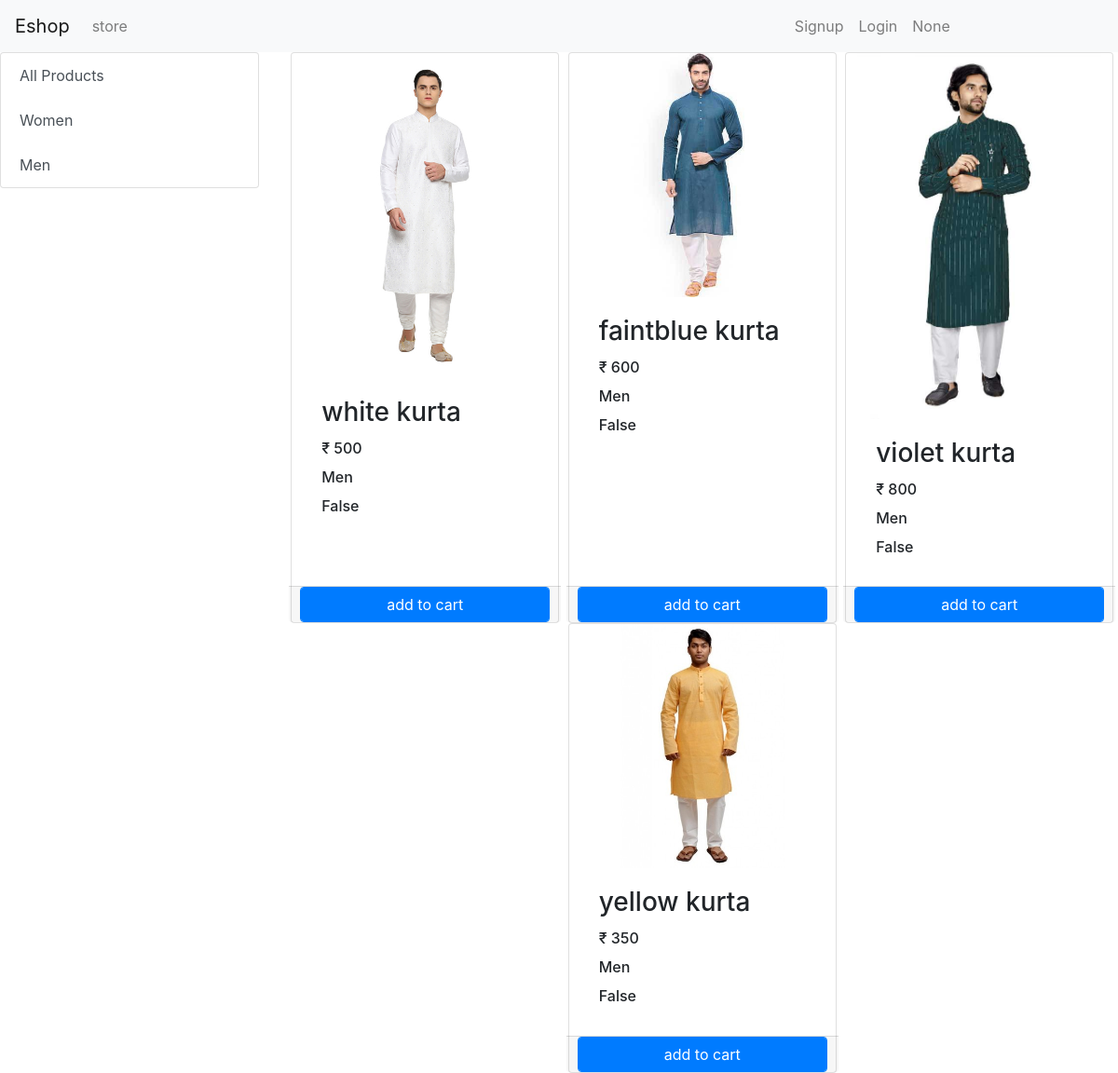
The app's page /?category=2 with its own data.
### store/models/category.py (models this page shows)
class Category(models.Model):
    name = models.CharField(max_length=20)
    @staticmethod
    def get_all_categories():
        return Category.objects.all()
    def __str__(self):
        return self.name

### store/models/product.py (models this page shows, shortened)
class Product(models.Model):
    name = models.CharField(max_length=50)
    price = models.IntegerField(default=0)
    category = models.ForeignKey(Category, on_delete=models.CASCADE, default=1)
    description = models.CharField(max_length=200, default='')
    image = models.ImageField(upload_to='upload/product/')
    @staticmethod
    def get_all_products_by_id(category_id):
        if category_id:
            return Product.objects.filter(category = category_id)
        else:
            return Product.get_all_products();

### store/views/home.py (the view, shortened to what this page needs)
# urls.py: path('', home.Index.as_view(), name='homepage'),
class Index(View):
    def get(self, request):
        cart = request.session.get('cart')
        if not cart:
            request.session['cart'] = {}
        products = None
        categories = Category.get_all_categories()
        categoryID = request.GET.get('category')
        user = request.session.get('email')
        if categoryID:
            products = Product.get_all_products_by_id(categoryID)
        else:
            products = Product.get_all_products()
        data = {}
        data['products'] = products
        data['categories'] = categories
        data['s_user'] = user
        print('you are: ', request.session.get('email'))
        return render(request, 'index.html', data)
        return render(request, 'header.html', data)
        return render(request, 'cart.html', data)

### store/templatetags/cart.py (called while the page is built)
@register.filter(name='is_in_cart')
def is_in_cart(product, cart):
    keys = cart.keys()
    for id in keys:
        if int(id) == product.id:
            return True
    return False

### store/templatetags/custome_filter.py (called while the page is built)
@register.filter(name='currency')
def currency(number):
    return "₹ "+str(number)

### store/templates/index.html (shortened to what this page needs)
{% extends 'header.html' %}
{% block content %}
{% load cart %}
{% load custome_filter %}
<div class="row" xmlns="http://www.w3.org/1999/html">
    <div class="col-lg-3 mx-auto">
      <div class="list-group">
           <a href="/" class="list-group-item
    list-group-item-action">All Products</a>
          {% for category in categories %}
          <a href="/?category={{category.id}}" class="list-group-item
    list-group-item-action">{{category.name}}</a>
          {% endfor %}
      </div>
    </div>
    <div id="products" class="col-lg-9">
    <div class="row mx-auto">
        {% for product in products %}
<div class="card mx-auto" id="{{product.id}}" style="width: 18rem;margin:10">
  <img src="{{product.image.url}}" class="card-img-top" alt="...">
  <div class="card-body">
    <h3 class="card-title"> {{product.name}}</h3>
      <h6 class="card-title"> {{product.price|currency}}</h6>
      <h6 class="card-title"> {{product.category}}</h6>
      <h6 class="card-title"> {{product | is_in_cart:request.session.cart}}</h6>
  </div>
  <div class="card-footer p-0 row">
      {% if product|is_in_cart:request.session.cart%}
         <div class="row">
     <div class="col-sm-4">
         <form action="/" method="post" >
                 {% csrf_token %}
                 <input hidden type="text" name="pid"  value='{{product.id}}'>
             <input hidden type="text" name="remove"  value='True'>
     <div class="col-sm-4"><input type="submit" value=" - " class="btn btn-block btn-secondary"></div>
                 </form></div>
     <div class="col-sm-4">{{product | cart_quantity:request.session.cart}} in cart</div>
             <form action="/" method="post" class="col-2">
                 {% csrf_token %}
                 <input hidden type="text" name="pid"  value='{{product.id}}'>
     <div class="col-sm-4"><input type="submit" value=" + " class="btn btn-block btn-secondary"></div>
                 </form>
 </div>
      {% else %}
     <form method="post" action="/#{{product.id}}" class="btn-block">
          <input type="submit" class="btn btn-primary form-control" value="add to cart">
      </form>
      {% endif %}
  </div>
</div>
        {% endfor %}
        </div>
</div></div>
{% endblock %}

### records on screen
Category: name "Women"
Category: name "Men"
Product: image (picture), name "white kurta", price "₹ 500", category "Men", session "False"
Product: image (picture), name "faintblue kurta", price "₹ 600", category "Men", session "False"
Product: image (picture), name "violet kurta", price "₹ 800", category "Men", session "False"
Product: image (picture), name "yellow kurta", price "₹ 350", category "Men", session "False"

### other values on screen
{{ s_user }} "None"
